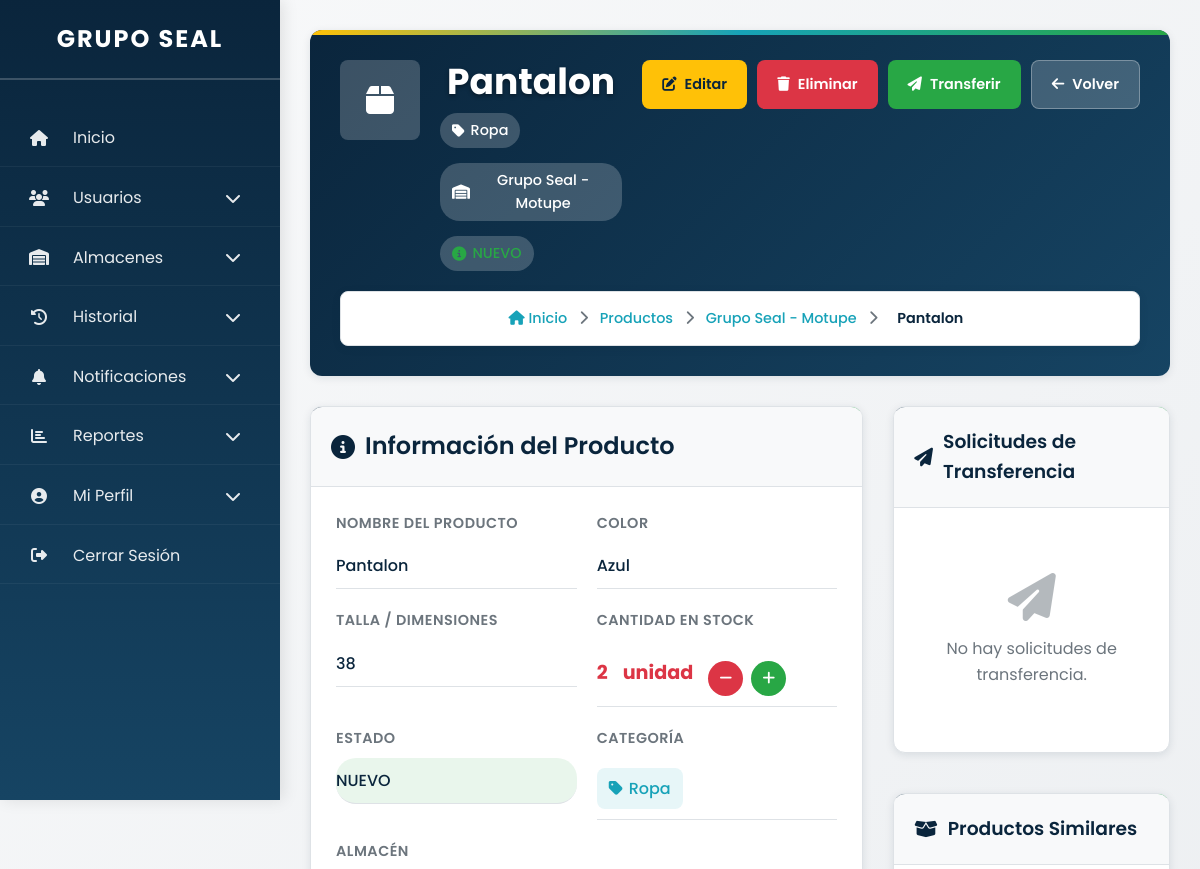
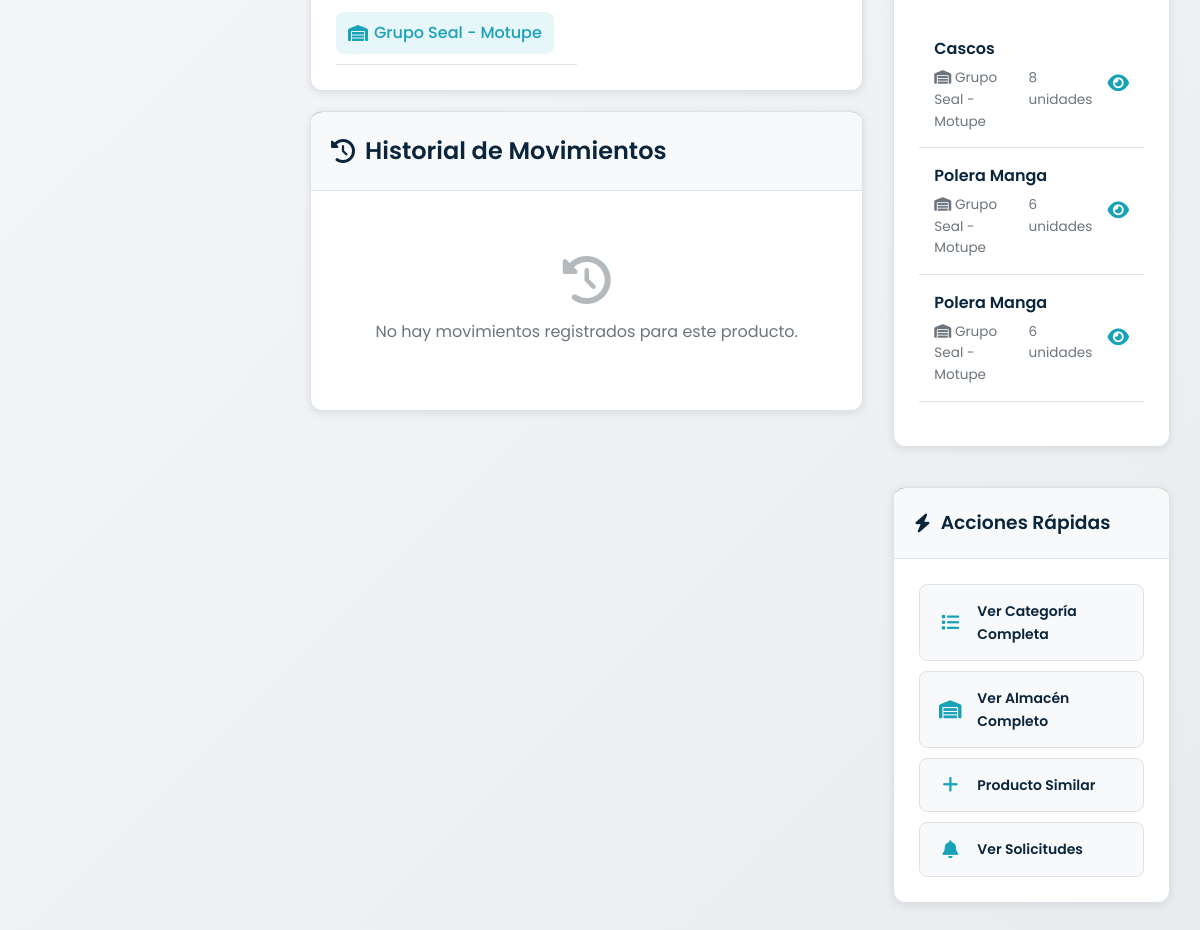
/productos/ver-producto.php?id=204 (signed in), run on an earlier commit of the app's database (2 pictures, top to bottom).
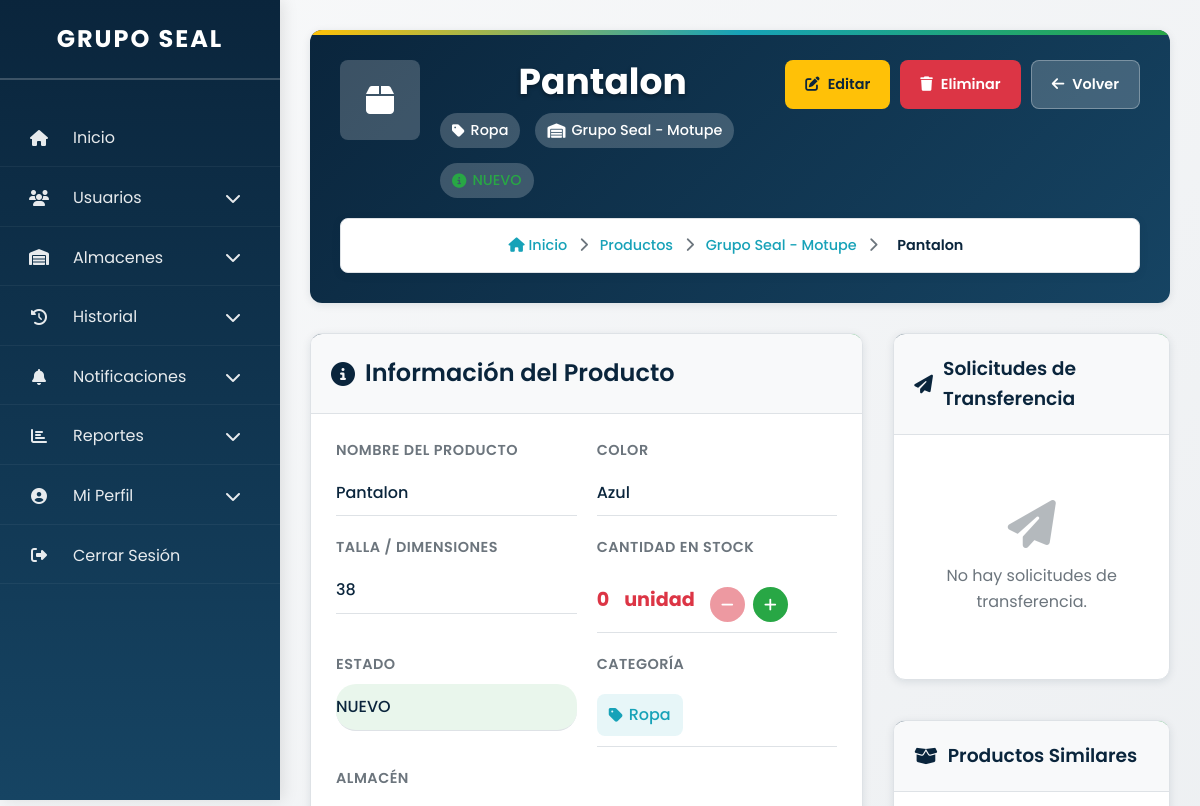
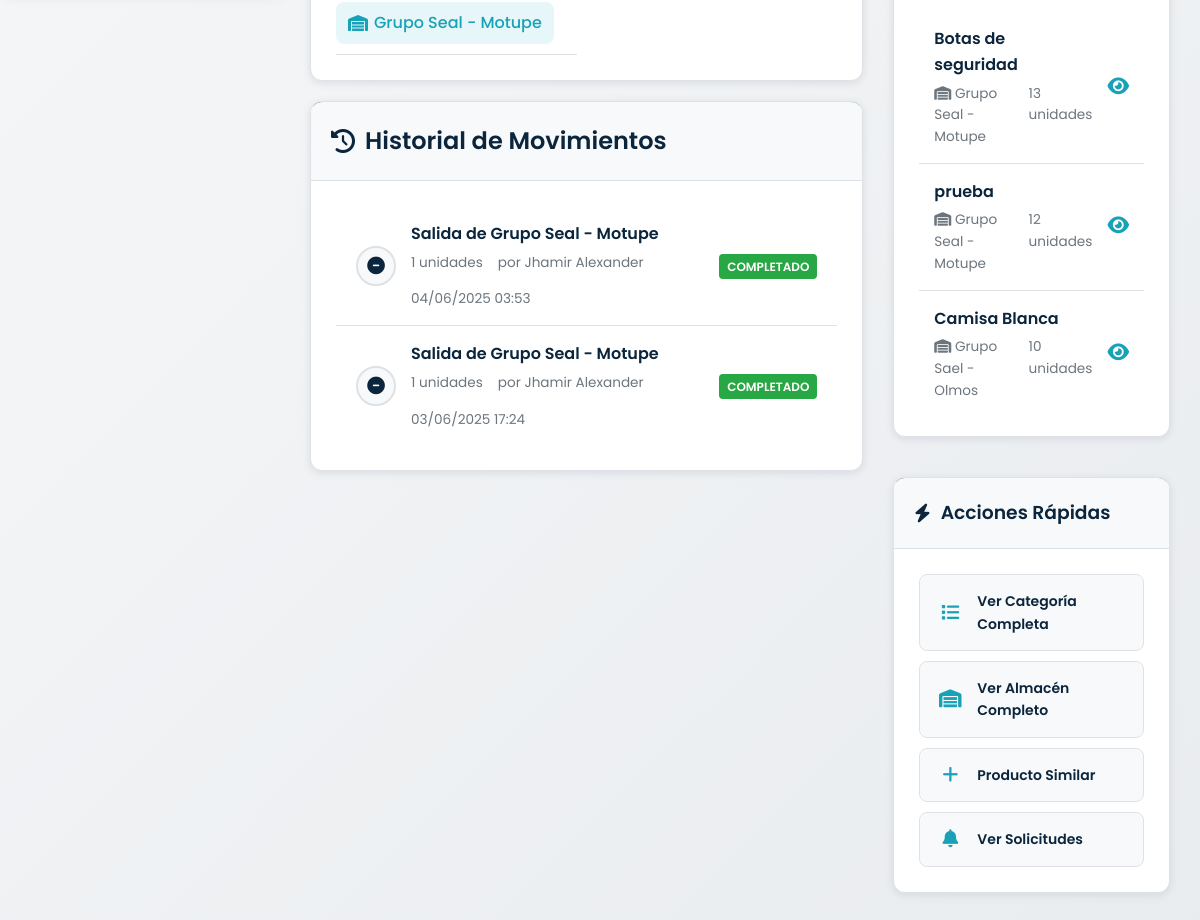
And on a later commit of the database (2 pictures, top to bottom).
### tables this page shows
CREATE TABLE `productos` (
  `id` int(11) NOT NULL,
  `categoria_id` int(11) NOT NULL,
  `almacen_id` int(11) NOT NULL,
  `nombre` varchar(100) NOT NULL,
  `descripcion` text DEFAULT NULL,
  `modelo` varchar(100) DEFAULT NULL,
  `color` varchar(50) DEFAULT NULL,
  `talla_dimensiones` varchar(50) DEFAULT NULL,
  `cantidad` int(11) NOT NULL DEFAULT 0,
  `unidad_medida` varchar(50) DEFAULT NULL,
  `estado` enum('Nuevo','Usado','Dañado') NOT NULL,
  `observaciones` text DEFAULT NULL
);

CREATE TABLE `almacenes` (
  `id` int(11) NOT NULL,
  `nombre` varchar(100) NOT NULL,
  `ubicacion` varchar(255) NOT NULL
);

CREATE TABLE `categorias` (
  `id` int(11) NOT NULL,
  `nombre` varchar(100) NOT NULL
);

CREATE TABLE `movimientos` (
  `id` int(11) NOT NULL,
  `producto_id` int(11) NOT NULL,
  `almacen_origen` int(11) DEFAULT NULL,
  `almacen_destino` int(11) DEFAULT NULL,
  `cantidad` int(11) NOT NULL,
  `tipo` enum('entrada','salida','transferencia','ajuste') NOT NULL,
  `fecha` timestamp NOT NULL DEFAULT current_timestamp(),
  `usuario_id` int(11) NOT NULL,
  `estado` enum('pendiente','completado','rechazado') DEFAULT 'pendiente',
  `descripcion` text DEFAULT NULL
);

CREATE TABLE `usuarios` (
  `id` int(11) NOT NULL,
  `nombre` varchar(64) NOT NULL,
  `apellidos` varchar(100) NOT NULL,
  `dni` varchar(8) NOT NULL,
  `celular` varchar(15) NOT NULL,
  `direccion` varchar(255) DEFAULT NULL,
  `correo` varchar(100) NOT NULL,
  `contrasena` varchar(255) NOT NULL,
  `almacen_id` int(11) DEFAULT NULL,
  `rol` enum('admin','almacenero') NOT NULL,
  `estado` enum('activo','inactivo') DEFAULT 'activo',
  `fecha_registro` timestamp NOT NULL DEFAULT current_timestamp()
);

### productos/ver-producto.php (the view, shortened to what the changed rows need)
<?php
require_once "../config/database.php";
$usuario_rol = isset($_SESSION["user_role"]) ? $_SESSION["user_role"] : "usuario";
$usuario_almacen_id = isset($_SESSION["almacen_id"]) ? $_SESSION["almacen_id"] : null;
$producto_id = $_GET['id'];
$sql = "SELECT p.*, c.nombre as categoria_nombre, a.nombre as almacen_nombre
        FROM productos p
        JOIN categorias c ON p.categoria_id = c.id
        JOIN almacenes a ON p.almacen_id = a.id
        WHERE p.id = ?";
$stmt = $conn->prepare($sql);
$stmt->bind_param("i", $producto_id);
$stmt->execute();
$result = $stmt->get_result();
$producto = $result->fetch_assoc();
$sql_movimientos = "SELECT m.*,
                    CASE
                        WHEN m.tipo = 'transferencia' THEN CONCAT(COALESCE(ao.nombre, 'N/A'), ' → ', COALESCE(ad.nombre, 'N/A'))
                        WHEN m.tipo = 'entrada' THEN CONCAT('Entrada a ', COALESCE(ao.nombre, 'N/A'))
                        WHEN m.tipo = 'salida' THEN CONCAT('Salida de ', COALESCE(ao.nombre, 'N/A'))
                        ELSE 'Movimiento'
                    END as descripcion_movimiento,
                    u.nombre as usuario_nombre,
                    ao.nombre as almacen_origen_nombre,
                    ad.nombre as almacen_destino_nombre
                    FROM movimientos m
                    LEFT JOIN usuarios u ON m.usuario_id = u.id
                    LEFT JOIN almacenes ao ON m.almacen_origen = ao.id
                    LEFT JOIN almacenes ad ON m.almacen_destino = ad.id
                    WHERE m.producto_id = ?
                    ORDER BY m.fecha DESC
                    LIMIT 10";
$stmt_movimientos = $conn->prepare($sql_movimientos);
$stmt_movimientos->bind_param("i", $producto_id);
$stmt_movimientos->execute();
$movimientos = $stmt_movimientos->get_result();
$sql_similares = "SELECT p.*, a.nombre as almacen_nombre
                  FROM productos p
                  JOIN almacenes a ON p.almacen_id = a.id
                  WHERE p.categoria_id = ? AND p.id != ? AND p.cantidad > 0
                  ORDER BY p.cantidad DESC
                  LIMIT 5";
$stmt_similares = $conn->prepare($sql_similares);
$stmt_similares->bind_param("ii", $producto['categoria_id'], $producto_id);
$stmt_similares->execute();
$productos_similares = $stmt_similares->get_result();
$sql_pendientes = "SELECT COUNT(*) as total FROM solicitudes_transferencia WHERE estado = 'pendiente'";
if ($usuario_rol != 'admin') {
    $sql_pendientes .= " AND almacen_destino = ?";
    $stmt_pendientes = $conn->prepare($sql_pendientes);
    $stmt_pendientes->bind_param("i", $usuario_almacen_id);
    $stmt_pendientes->execute();
    $result_pendientes = $stmt_pendientes->get_result();
} else {
    $result_pendientes = $conn->query($sql_pendientes);
}
?>
<!DOCTYPE html>
<html lang="es">
<head>
    <link rel="stylesheet" href="https://cdnjs.cloudflare.com/ajax/libs/font-awesome/6.4.2/css/all.min.css">
    <link rel="stylesheet" href="../assets/css/listar-usuarios.css">
    <link rel="stylesheet" href="../assets/css/productos-ver.css">
</head>
<body data-producto-id="<?php echo $producto_id; ?>" class="productos-ver-page">
<nav class="sidebar" id="sidebar" role="navigation" aria-label="Menú principal">
    <h2>GRUPO SEAL</h2>
</nav>
<main class="content" id="main-content" role="main">
    <header class="product-header">
        <div class="header-content">
            <div class="product-info">
                <div class="product-details">
                    <h1><?php echo htmlspecialchars($producto['nombre']); ?></h1>
                    <div class="product-meta">
                        <span class="categoria">
                            <i class="fas fa-tag"></i>
                            <?php echo htmlspecialchars($producto['categoria_nombre']); ?>
                        </span>
                        <span class="almacen">
                            <i class="fas fa-warehouse"></i>
                            <?php echo htmlspecialchars($producto['almacen_nombre']); ?>
                        </span>
                        <span class="estado estado-<?php echo strtolower($producto['estado']); ?>">
                            <i class="fas fa-info-circle"></i>
                            <?php echo htmlspecialchars($producto['estado']); ?>
                        </span>
                    </div>
                </div>
            </div>
            <div class="header-actions">
                <?php if ($producto['cantidad'] > 0): ?>
                <button class="btn-action btn-transfer"
                    data-id="<?php echo $producto_id; ?>"
                    data-nombre="<?php echo htmlspecialchars($producto['nombre']); ?>"
                    data-almacen="<?php echo $producto['almacen_id']; ?>"
                    data-cantidad="<?php echo $producto['cantidad']; ?>"
                    onclick="abrirModalTransferencia(this)"
                    title="Transferir producto">
                    <i class="fas fa-paper-plane"></i>
                    <span>Transferir</span>
                </button>
                <?php endif; ?>
            </div>
        </div>
        <nav class="breadcrumb" aria-label="Ruta de navegación">
            <a href="../dashboard.php"><i class="fas fa-home"></i> Inicio</a>
            <span><i class="fas fa-chevron-right"></i></span>
            <a href="listar.php">Productos</a>
            <span><i class="fas fa-chevron-right"></i></span>
            <a href="listar.php?almacen_id=<?php echo $producto['almacen_id']; ?>"><?php echo htmlspecialchars($producto['almacen_nombre']); ?></a>
            <span><i class="fas fa-chevron-right"></i></span>
            <span class="current"><?php echo htmlspecialchars($producto['nombre']); ?></span>
        </nav>
    </header>
    <div class="main-content-grid">
        <section class="product-details-section">
            <div class="details-card">
                <div class="card-header">
                    <h2>
                        <i class="fas fa-info-circle"></i>
                        Información del Producto
                    </h2>
                </div>
                <div class="card-body">
                    <div class="details-grid">
                        <div class="detail-group">
                            <label>Nombre del Producto</label>
                            <value><?php echo htmlspecialchars($producto['nombre']); ?></value>
                        </div>
                        <?php if (!empty($producto['color'])): ?>
                        <div class="detail-group">
                            <label>Color</label>
                            <value><?php echo htmlspecialchars($producto['color']); ?></value>
                        </div>
                        <?php endif; ?>
                        <?php if (!empty($producto['talla_dimensiones'])): ?>
                        <div class="detail-group">
                            <label>Talla / Dimensiones</label>
                            <value><?php echo htmlspecialchars($producto['talla_dimensiones']); ?></value>
                        </div>
                        <?php endif; ?>
                        <div class="detail-group">
                            <label>Cantidad en Stock</label>
                            <value class="stock-value <?php
                                if ($producto['cantidad'] < 5) echo 'stock-critical';
                                elseif ($producto['cantidad'] < 10) echo 'stock-warning';
                                else echo 'stock-good';
                            ?>">
                                <span id="cantidad-actual"><?php echo number_format($producto['cantidad']); ?></span>
                                <?php echo htmlspecialchars($producto['unidad_medida']); ?>
                                <?php if ($usuario_rol == 'admin'): ?>
                                <div class="stock-controls">
                                    <button class="stock-btn decrease"
                                            data-id="<?php echo $producto_id; ?>"
                                            data-accion="restar"
                                            <?php echo $producto['cantidad'] <= 0 ? 'disabled' : ''; ?>
                                            title="Reducir stock">
                                    </button>
                                    <button class="stock-btn increase"
                                            data-id="<?php echo $producto_id; ?>"
                                            data-accion="sumar"
                                            title="Aumentar stock">
                                    </button>
                                </div>
                                <?php endif; ?>
                            </value>
                        </div>
                        <div class="detail-group">
                            <label>Estado</label>
                            <value class="estado estado-<?php echo strtolower($producto['estado']); ?>">
                                <?php echo htmlspecialchars($producto['estado']); ?>
                            </value>
                        </div>
                        <div class="detail-group">
                            <value>
                                <a href="listar.php?categoria_id=<?php echo $producto['categoria_id']; ?>" class="link-categoria">
                                    <i class="fas fa-tag"></i>
                                    <?php echo htmlspecialchars($producto['categoria_nombre']); ?>
                                </a>
                            </value>
                        </div>
                        <div class="detail-group">
                            <value>
                                <a href="../almacenes/ver-almacen.php?id=<?php echo $producto['almacen_id']; ?>" class="link-almacen">
                                    <i class="fas fa-warehouse"></i>
                                    <?php echo htmlspecialchars($producto['almacen_nombre']); ?>
                                </a>
                            </value>
                        </div>
                    </div>
                </div>
            </div>
            <div class="movements-card">
                <div class="card-header">
                    <h2>
                        <i class="fas fa-history"></i>
                        Historial de Movimientos
                    </h2>
                </div>
                <div class="card-body">
                    <?php if ($movimientos && $movimientos->num_rows > 0): ?>
                        <div class="movements-list">
                            <?php while ($movimiento = $movimientos->fetch_assoc()): ?>
                            <div class="movement-item">
                                <div class="movement-icon">
                                    <i class="fas fa-<?php
                                        echo $movimiento['tipo'] == 'entrada' ? 'plus-circle' :
                                             ($movimiento['tipo'] == 'salida' ? 'minus-circle' : 'exchange-alt');
                                    ?>"></i>
                                </div>
                                <div class="movement-details">
                                    <div class="movement-description">
                                        <?php echo htmlspecialchars($movimiento['descripcion_movimiento']); ?>
                                    </div>
                                    <div class="movement-meta">
                                        <span class="movement-quantity">
                                            <?php echo $movimiento['cantidad']; ?> unidades
                                        </span>
                                        <span class="movement-user">
                                            por <?php echo htmlspecialchars($movimiento['usuario_nombre'] ?: 'Sistema'); ?>
                                        </span>
                                        <span class="movement-date">
                                            <?php echo date('d/m/Y H:i', strtotime($movimiento['fecha'])); ?>
                                        </span>
                                    </div>
                                </div>
                                <div class="movement-status">
                                    <span class="status-<?php echo $movimiento['estado']; ?>">
                                        <?php echo ucfirst($movimiento['estado']); ?>
                                    </span>
                                </div>
                            </div>
                            <?php endwhile; ?>
                        </div>
                    <?php else: ?>
                        <div class="empty-message">
                            <i class="fas fa-history"></i>
                            <p>No hay movimientos registrados para este producto.</p>
                        </div>
                    <?php endif; ?>
                </div>
            </div>
        </section>
        <aside class="sidebar-panel">
            <div class="similar-products-card">
                <div class="card-body">
                    <?php if ($productos_similares && $productos_similares->num_rows > 0): ?>
                        <div class="similar-list">
                            <?php while ($similar = $productos_similares->fetch_assoc()): ?>
                            <div class="similar-item">
                                <a href="ver-producto.php?id=<?php echo $similar['id']; ?>" class="similar-link">
                                    <div class="similar-info">
                                        <div class="similar-name"><?php echo htmlspecialchars($similar['nombre']); ?></div>
                                        <div class="similar-meta">
                                            <span class="similar-almacen">
                                                <i class="fas fa-warehouse"></i>
                                                <?php echo htmlspecialchars($similar['almacen_nombre']); ?>
                                            </span>
                                            <span class="similar-stock">
                                                <?php echo $similar['cantidad']; ?> unidades
                                            </span>
                                        </div>
                                    </div>
                                    <div class="similar-action">
                                        <i class="fas fa-eye"></i>
                                    </div>
                                </a>
                            </div>
                            <?php endwhile; ?>
                        </div>
                    <?php endif; ?>
                </div>
            </div>
        </aside>
    </div>
</main>
</body>
</html>

What changed in the data, as far as the page shows it:
no longer on this page (row edited): productos: nombre "Cascos", almacen.nombre "Grupo Seal - Motupe", cantidad "8"
no longer on this page (row edited): productos: nombre "Polera Manga", almacen.nombre "Grupo Seal - Motupe", cantidad "6"
no longer on this page (row unchanged): productos: nombre "Polera Manga", almacen.nombre "Grupo Seal - Motupe", cantidad "6"
changed productos "Pantalon": cantidad "2" → "0"
added movimientos: descripcion_movimiento "Salida de Grupo Seal - Motupe", cantidad "1", usuario.nombre "Jhamir Alexander", fecha "04/06/2025 03:53", estado "COMPLETADO"
added movimientos: descripcion_movimiento "Salida de Grupo Seal - Motupe", cantidad "1", usuario.nombre "Jhamir Alexander", fecha "03/06/2025 17:24", estado "COMPLETADO"
now on this page (row edited): productos: nombre "Botas de seguridad", almacen.nombre "Grupo Seal - Motupe", cantidad "13"
added productos: nombre "prueba", almacen.nombre "Grupo Seal - Motupe", cantidad "12"
added productos: nombre "Camisa Blanca", almacen.nombre "Grupo Sael - Olmos", cantidad "10"
Also different on the page:
text no longer shown: "Transferir No hay movimientos registrados para este producto."
